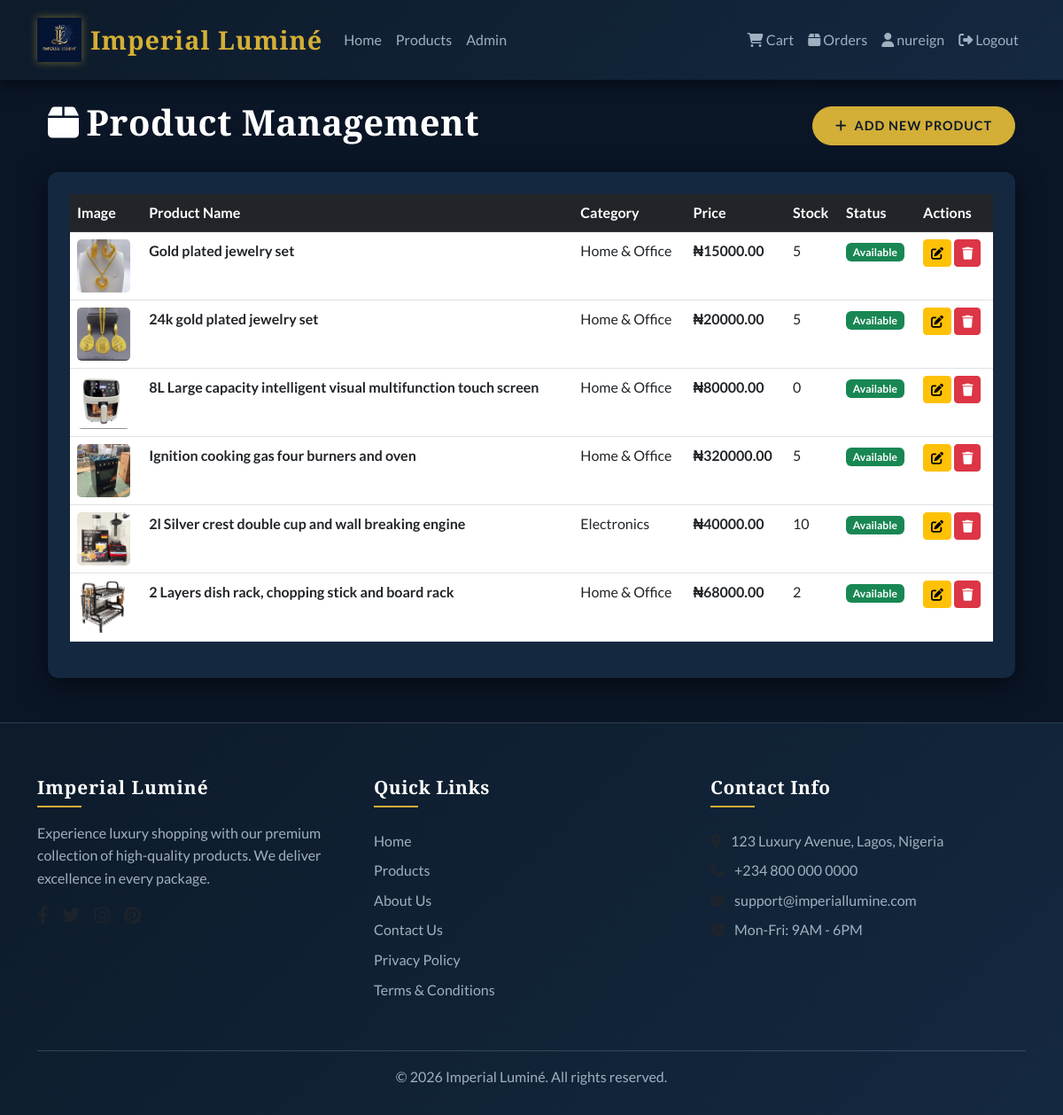
Page /dashboard/products/ (signed in) on the committed database.
### store/models.py (models this page shows, shortened)
class Product(models.Model):
    category = models.ForeignKey(Category, on_delete=models.CASCADE, related_name='products')
    name = models.CharField(max_length=200)
    slug = models.SlugField(max_length=200, unique=True)
    description = models.TextField()
    price = models.DecimalField(max_digits=10, decimal_places=2, validators=[MinValueValidator(0)])
    old_price = models.DecimalField(max_digits=10, decimal_places=2, blank=True, null=True,
                                    validators=[MinValueValidator(0)])
    stock = models.PositiveIntegerField(default=0)
    available = models.BooleanField(default=True)
    image = models.ImageField(upload_to='products/')
    image2 = models.ImageField(upload_to='products/', blank=True, null=True)
    image3 = models.ImageField(upload_to='products/', blank=True, null=True)
    created_at = models.DateTimeField(auto_now_add=True)
    updated_at = models.DateTimeField(auto_now=True)
    class Meta:
        ordering = ['-created_at']

class Category(models.Model):
    CATEGORY_CHOICES = [
        ('computing', 'Computing'),
        ('electronics', 'Electronics'),
        ('garden_outdoors', 'Garden & Outdoors'),
        ('phones_tablets', 'Phones & Tablets'),
        ('home_office', 'Home & Office'),
        ('automobile', 'Automobile'),
        ('industrial_scientific', 'Industrial & Scientific'),
    ]
    name = models.CharField(max_length=50, choices=CATEGORY_CHOICES, unique=True)
    slug = models.SlugField(max_length=100, unique=True)
    description = models.TextField(blank=True)
    image = models.ImageField(upload_to='categories/', blank=True, null=True)
    created_at = models.DateTimeField(auto_now_add=True)
    class Meta:
        verbose_name_plural = 'Categories'
        ordering = ['name']
    def get_display_name(self):
        return dict(self.CATEGORY_CHOICES)[self.name]

### store/views.py (the view)
# urls.py: path('dashboard/products/', views.admin_product_list, name='admin_product_list'),
@login_required
def admin_product_list(request):
    if not request.user.is_staff:
        messages.error(request, 'Access denied.')
        return redirect('store:home')
    products = Product.objects.all().order_by('-created_at')
    context = {'products': products}
    return render(request, 'store/admin_product_list.html', context)

### store/templates/store/admin_product_list.html (shortened to what this page needs)
{% extends 'base.html' %}
{% load static %}
{% block content %}
<div class="container">
    <div class="d-flex justify-content-between align-items-center mb-4">
        <h1><i class="fas fa-box me-2"></i>Product Management</h1>
        <a href="{% url 'store:admin_product_create' %}" class="btn btn-primary">
            <i class="fas fa-plus me-2"></i>Add New Product
        </a>
    </div>
    <div class="card">
        <div class="card-body">
            <div class="table-responsive">
                <table class="table table-hover">
                    <thead class="table-dark">
                        <tr>
                            <th>Image</th>
                            <th>Product Name</th>
                            <th>Category</th>
                            <th>Price</th>
                            <th>Stock</th>
                            <th>Status</th>
                            <th>Actions</th>
                        </tr>
                    </thead>
                    <tbody>
                        {% for product in products %}
                        <tr>
                            <td>
                                <img src="{{ product.image.url }}" alt="{{ product.name }}" style="width: 60px; height: 60px; object-fit: cover; border-radius: 5px;">
                            </td>
                            <td><strong>{{ product.name }}</strong></td>
                            <td>{{ product.category.get_display_name }}</td>
                            <td><strong>₦{{ product.price }}</strong></td>
                            <td>{{ product.stock }}</td>
                            <td>
                                {% if product.available %}
                                <span class="badge bg-success">Available</span>
                                {% else %}
                                <span class="badge bg-danger">Out of Stock</span>
                                {% endif %}
                            </td>
                            <td>
                                <a href="{% url 'store:admin_product_edit' product.id %}" class="btn btn-sm btn-warning">
                                    <i class="fas fa-edit"></i>
                                </a>
                                <a href="{% url 'store:admin_product_delete' product.id %}" class="btn btn-sm btn-danger" onclick="return confirm('Delete this product?')">
                                    <i class="fas fa-trash"></i>
                                </a>
                            </td>
                        </tr>
                        {% endfor %}
                    </tbody>
                </table>
            </div>
        </div>
    </div>
</div>
{% endblock %}

### templates/base.html (shortened to what this page needs)
{% load static %}
<!DOCTYPE html>
<html lang="en">
<head>
    <link href="https://cdn.jsdelivr.net/npm/bootstrap@5.3.0/dist/css/bootstrap.min.css" rel="stylesheet">
    <link rel="stylesheet" href="https://cdnjs.cloudflare.com/ajax/libs/font-awesome/6.4.0/css/all.min.css">
</head>
<body>
    <nav class="navbar navbar-expand-lg navbar-dark">
        <div class="container">
            <a class="navbar-brand" href="{% url 'store:home' %}">
                <img src="{% static 'images/IL.svg' %}" alt="Imperial Luminé" class="logo-icon">
                <span class="logo-text">Imperial Luminé</span>
            </a>
            <div class="collapse navbar-collapse" id="navbarNav">
                <ul class="navbar-nav me-auto mb-2 mb-lg-0">
                    <li class="nav-item">
                        <a class="nav-link" href="{% url 'store:home' %}">Home</a>
                    </li>
                    <li class="nav-item">
                        <a class="nav-link" href="{% url 'store:product_list' %}">Products</a>
                    </li>
                    {% if user.is_staff %}
                    <li class="nav-item">
                        <a class="nav-link" href="{% url 'store:admin_dashboard' %}">Admin</a>
                    </li>
                    {% endif %}
                </ul>
                <ul class="navbar-nav">
                    {% if user.is_authenticated %}
                    <li class="nav-item">
                        <a class="nav-link position-relative" href="{% url 'store:cart_view' %}">
                            <i class="fas fa-shopping-cart"></i>
                            Cart
                        </a>
                    </li>
                    <li class="nav-item">
                        <a class="nav-link" href="{% url 'store:order_list' %}">
                            <i class="fas fa-box"></i> Orders
                        </a>
                    </li>
                    <li class="nav-item">
                        <a class="nav-link" href="{% url 'store:profile' %}">
                            <i class="fas fa-user"></i> {{ user.username }}
                        </a>
                    </li>
                    <li class="nav-item">
                        <a class="nav-link" href="{% url 'store:logout' %}">
                            <i class="fas fa-sign-out-alt"></i> Logout
                        </a>
                    </li>
                    {% endif %}
                </ul>
            </div>
        </div>
    </nav>
    <main class="container my-4">
        {% block content %}{% endblock %}
    </main>
    <footer class="footer">
        <div class="container">
            <div class="row">
                <div class="col-md-4 mb-4">
                    <h5 class="logo mb-3">Imperial Luminé</h5>
                    <p class="mb-3">Experience luxury shopping with our premium collection of high-quality products. We deliver excellence in every package.</p>
                    <div class="d-flex">
                        <a href="#" class="text-muted me-3"><i class="fab fa-facebook-f fa-lg"></i></a>
                        <a href="#" class="text-muted me-3"><i class="fab fa-twitter fa-lg"></i></a>
                        <a href="#" class="text-muted me-3"><i class="fab fa-instagram fa-lg"></i></a>
                        <a href="#" class="text-muted"><i class="fab fa-pinterest fa-lg"></i></a>
                    </div>
                </div>
                <div class="col-md-4 mb-4">
                    <h5>Quick Links</h5>
                    <ul class="list-unstyled">
                        <li class="mb-2"><a href="{% url 'store:home' %}">Home</a></li>
                        <li class="mb-2"><a href="{% url 'store:product_list' %}">Products</a></li>
                        <li class="mb-2"><a href="#">About Us</a></li>
                        <li class="mb-2"><a href="#">Contact Us</a></li>
                        <li class="mb-2"><a href="#">Privacy Policy</a></li>
                        <li class="mb-2"><a href="#">Terms & Conditions</a></li>
                    </ul>
                </div>
                <div class="col-md-4 mb-4">
                    <h5>Contact Info</h5>
                    <ul class="list-unstyled">
                        <li class="mb-2"><i class="fas fa-map-marker-alt me-2 text-muted"></i> 123 Luxury Avenue, Lagos, Nigeria</li>
                        <li class="mb-2"><i class="fas fa-phone me-2 text-muted"></i> +234 800 000 0000</li>
                        <li class="mb-2"><i class="fas fa-envelope me-2 text-muted"></i> support@imperiallumine.com</li>
                        <li class="mb-2"><i class="fas fa-clock me-2 text-muted"></i> Mon-Fri: 9AM - 6PM</li>
                    </ul>
                </div>
            </div>
            <hr class="bg-secondary">
            <div class="text-center">
                <p class="mb-0">&copy; 2026 Imperial Luminé. All rights reserved.</p>
            </div>
        </div>
    </footer>
</body>
</html>

### rows in the picture
Product: image (picture), name "Gold plated jewelry set", category.get_display_name "Home & Office", price "15000.00", stock "5", available "Available"
Product: image (picture), name "24k gold plated jewelry set", category.get_display_name "Home & Office", price "20000.00", stock "5", available "Available"
Product: image (picture), name "8L Large capacity intelligent visual multifunction touch screen", category.get_display_name "Home & Office", price "80000.00", stock "0", available "Available"
Product: image (picture), name "Ignition cooking gas four burners and oven", category.get_display_name "Home & Office", price "320000.00", stock "5", available "Available"
Product: image (picture), name "2l Silver crest double cup and wall breaking engine", category.get_display_name "Electronics", price "40000.00", stock "10", available "Available"
Product: image (picture), name "2 Layers dish rack, chopping stick and board rack", category.get_display_name "Home & Office", price "68000.00", stock "2", available "Available"

### other values in the picture
{{ user.username }} "nureign"
